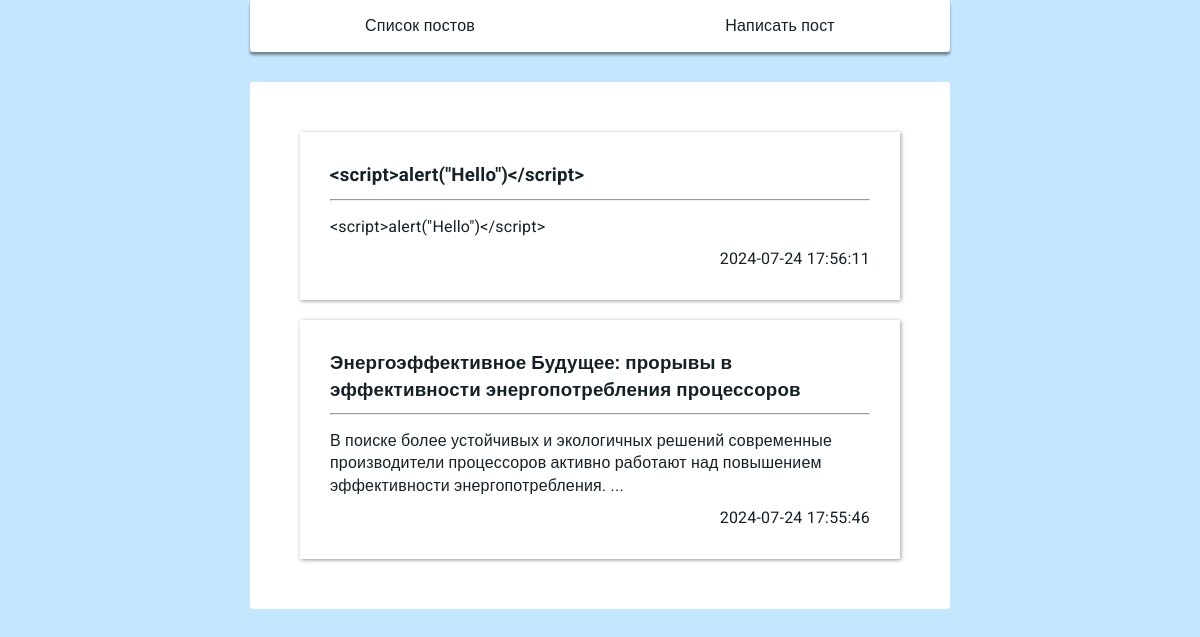
The page / on the database its author committed.
### tables this page shows
CREATE TABLE `posts` (
  `id` int(10) UNSIGNED NOT NULL,
  `title` varchar(255) NOT NULL,
  `content` text NOT NULL,
  `created_at` timestamp NOT NULL DEFAULT CURRENT_TIMESTAMP
);

### app/class/Database.php (called while the page is built, shortened)
<?php error_reporting(-1);
class Database
{
    private $host = "localhost";
    private $dbname = "mini_blog";
    private $dbtable = "posts";
    private $username = "root";
    private $password = "";
    private $options = [
        PDO::ATTR_ERRMODE => PDO::ERRMODE_EXCEPTION,
        PDO::ATTR_DEFAULT_FETCH_MODE => PDO::FETCH_ASSOC
    ];
    private $db;
    public function __construct()
    {
        $this->db = new PDO(
            "mysql:host=$this->host;dbname=$this->dbname;",
            $this->username,
            $this->password,
            $this->options
        );
    }
    public function get_posts()
    {
        $stmt = $this->db->prepare("SELECT * FROM `$this->dbtable` ORDER BY `id` DESC");
        $stmt->execute();
        return $stmt->fetchAll();
    }
}

### app/lib/functions.php (called while the page is built, shortened)
<?php error_reporting(-1);
function cut_content($text, $cut_length)
{
    if (mb_strlen($text) > $cut_length) {
        return mb_substr($text, 0, $cut_length) . ' ...';
    } else {
        return $text;
    }
}

### index.php (the view, shortened to what this page needs)
<?php error_reporting(-1);
require_once "./app/lib/functions.php";
require_once "./app/class/Database.php";
$db = new Database();
$articles = $db->get_posts();
require_once "./app/default/header.php";
?>
<div class="container">
    <div class="articles__container">
        <div class="articles">
            <?php if ($articles) : ?>
                <?php foreach ($articles as $article) : ?>
                    <a class="articles__art-link" href="article.php/?id=<?= $article['id'] ?>">
                        <div class="articles__item">
                            <h3 class="articles__title"><?= htmlspecialchars(cut_content($article['title'], 100)) ?></h3>
                            <hr>
                            <p class="articles__content"><?= nl2br(htmlspecialchars(cut_content($article['content'], 150))) ?></p>
                            <div class="articles__date"><?= $article['created_at'] ?></div>
                        </div>
                    </a>
                <?php endforeach; ?>
            <?php else : ?>
                <div>Здесь пока что ничего нет =)</div>
            <?php endif; ?>
        </div>
    </div>
</div>
<?php
require_once "./app/default/footer.php";

### app/default/header.php (shortened to what this page needs)
<!DOCTYPE html>
<html lang="ru">
<head>
    <link rel="stylesheet" href="../../public/styles/style.css">
</head>
<body>
    <header class="header">
        <div class="container header__container">
            <nav class="nav">
                <ul class="nav__list">
                    <li class="nav__item"><a href="/index.php" class="nav__link">Список постов</a></li>
                    <li class="nav__item"><a href="/create_article.php" class="nav__link">Написать пост</a></li>
                </ul>
            </nav>
        </div>
    </header>
    <main>

### app/default/footer.php
</main>
</body>
</html>

### public/styles/style.css (style rules this page uses)
* { box-sizing: border-box; margin: 0; padding: 0; }
body { font-family: 'Roboto', sans-serif; font-weight: 400; font-style: normal; line-height: 1.4; letter-spacing: 0.2px; font-size: 16px; background-color: #c4e7ff; color: #152027; }
ul { list-style: none; }
a { text-decoration: none; color: #152027; }
.container { margin-left: auto; margin-right: auto; max-width: 700px; width: 100%; display: flex; justify-content: center; }
.header__container { margin-bottom: 30px; }
.nav { width: 100%; border-radius: 3px; box-shadow: 0px 3px 3px rgba(0, 0, 0, 0.445); background-color: #fff; }
.nav__list { padding: 10px; display: flex; justify-content: space-around; }
.nav__item + .nav__item { margin-left: 40px; }
.nav__link { display: inline-block; padding: 5px; }
.articles__container { width: 100%; border-radius: 3px; background-color: #fff; margin-bottom: 50px; }
.articles { padding: 50px; display: flex; flex-direction: column; justify-content: center; }
.articles__art-link + .articles__art-link { margin-top: 20px; }
.articles__art-link { transition: color 0.5s, box-shadow 0.5s; box-shadow: 1px 1px 4px rgba(0, 0, 0, 0.4); }
.articles__item { padding: 30px; width: 100%; border-radius: 3px; overflow-y: hidden; }
.articles__title { margin-bottom: 10px; }
.articles__content { margin-top: 15px; }
.articles__date { display: flex; justify-content: flex-end; margin-top: 10px; }

### rows shown on the page
posts: title "<script>alert(\"Hello\")</script>", content "<script>alert(\"Hello\")</script>", created_at "2024-07-24 17:56:11"
posts: title "Энергоэффективное Будущее: прорывы в эффективности энергопотребления процессоров", content "В поиске более устойчивых и экологичных решений современные производители процессоров активно работают над повышением эффективности энергопотребления. ...", created_at "2024-07-24 17:55:46"
